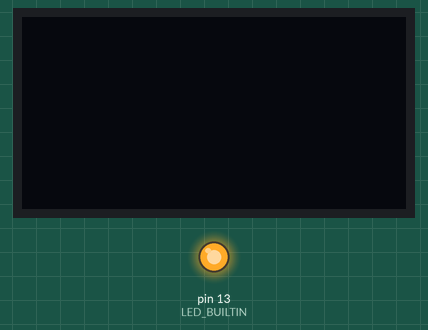
The sketch below on a simulated Arduino Uno, built with avr-gcc and run on an emulated ATmega328P. On the bench: 128×16 one-colour display, output pins drawn as LEDs (lit = HIGH). Wiring (inferred from the names in the program): SSD1306 OLED at I2C address 0x3C.

Above: at 10.7 s.
At 17.0 s:
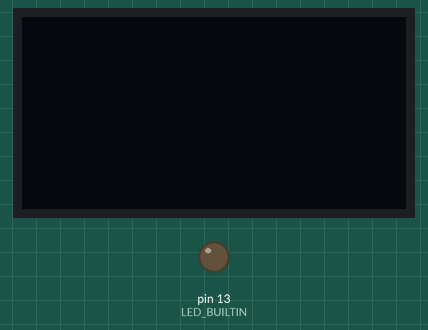
Timing chart, 0 to 22.4 s (numbered marks = the images above):
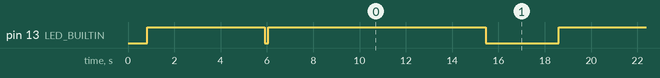

The sketch:

app.ino
```cpp
#include <Wire.h>

#include "SO1602AWWB.h"
#include "MessageUtil.h"
#include "Serifu.h"

SO1602AWWB oled;
MessageUtil message_util(&oled);

void setup() {
	pinMode(LED_BUILTIN, OUTPUT);

	// i2c初期化
	Wire.begin();

	// OLED初期化 SA0=LOW
	oled.begin(false);

	// ディスプレイ: ON カーソル: ON 点滅: ON
	oled.display(true,true,true);
	oled.contrast(0xFF); // 明るさは最大

	digitalWrite(LED_BUILTIN, HIGH);
	oled.print("HELLO WORLD!"); // 文字を表示
	oled.setCursor(0,1); // 2行目0列
	oled.print(" It's SO1602AWWB"); // 文字を表示

	delay(5000);
	digitalWrite(LED_BUILTIN, LOW);

	// ディスプレイ: ON カーソル: ON 点滅: ON
	oled.display(true,false,false);
	oled.clear(); // 画面削除
	oled.home(); // ホームに移動

}

void loop() {

	digitalWrite(LED_BUILTIN, HIGH);
	// カタカナのメッセージを表示
	Serifu::greeting(&message_util);
	digitalWrite(LED_BUILTIN, LOW);

	oled.clear();
	oled.home();
	oled.print("Uptime:");

	oled.setCursor(8,1); // カーソルを2行目8桁目に移動
	uint16_t sec=millis()/1000;
	oled.print(String(sec)); // 数字を表示
	delay(3000);
}
```

MessageUtil.cpp
```cpp
#include "MessageUtil.h"

MessageUtil::MessageUtil(SO1602AWWB* ol) {
	oled = ol;
}

void MessageUtil::say1(String s, uint8_t wait) {
	oled->clear();
	oled->home();
	oled->print(s);
	for(uint8_t i=0;i<wait;i++) {
		delay(1000);
	}
}
void MessageUtil::say2(String s, uint8_t wait) {
	oled->setCursor(0,1);
	oled->print(s);
	for(uint8_t i=0;i<wait;i++) {
		delay(1000);
	}
}
void MessageUtil::clear(uint8_t wait) {
	oled->clear();
	for(uint8_t i=0;i<wait;i++) {
		delay(1000);
	}
}
```

MessageUtil.h
```cpp
#ifndef _MESSAGE_UTIL_H_
#define _MESSAGE_UTIL_H_

#include <Arduino.h>
#include "SO1602AWWB.h"

class MessageUtil {
	public:
		MessageUtil(SO1602AWWB*);
		void say1(String s, uint8_t wait);
		void say2(String s, uint8_t wait);
		void clear(uint8_t wait);
	private:
		SO1602AWWB* oled;
};

#endif
```

SO1602AWWB.cpp
```cpp
#include "SO1602AWWB.h"
#include <Wire.h>

// アドレス設定: SA0=LOW
#define SO_ADDR_SA0L  0x3C
// アドレス設定: SA0=HIGH
#define SO_ADDR_SA0H  0x3D

SO1602AWWB::SO1602AWWB() {
	sa0=0;
}

void SO1602AWWB::begin(bool _sa0) {
	sa0 = _sa0;
	delay(100);
	clear();
	home();
	display(true,false,false);
	clear();
	contrast(0xFF);
}

void SO1602AWWB::send_cmd(uint8_t cmd) {
	Wire.beginTransmission(sa0 ? SO_ADDR_SA0H : SO_ADDR_SA0L);
	Wire.write(0x00);
	Wire.write(cmd);
	Wire.endTransmission();
	delay(40);
}

void SO1602AWWB::send_data(uint8_t data) {
	Wire.beginTransmission(sa0 ? SO_ADDR_SA0H : SO_ADDR_SA0L);
	Wire.write(0x40);
	Wire.write(data);
	Wire.endTransmission();
	delay(1);
}

void SO1602AWWB::contrast(uint8_t cont) {
	send_cmd(0x2a); // Function RE=0: RE=1
	send_cmd(0x79); // OLED Characterization: SD=1
	send_cmd(0x81); // Set Contrast Control
	send_cmd(cont); // Contrast
	send_cmd(0x78); // OLED Characterization: SD=0
	send_cmd(0x28); // Function: 2C=高文字 28=ノーマル
}

void SO1602AWWB::write(char c) {
	send_data(c);
}

void SO1602AWWB::print(String s) {
	char buf[32];
	uint8_t len=s.length();
	s.toCharArray(buf,32);
	for(uint8_t i=0;i<len;i++) {
		write(buf[i]);
	}
}

void SO1602AWWB::home() {
	send_cmd(0x02);
	delay(2);
}
void SO1602AWWB::clear() {
	send_cmd(0x01);
	delay(20);
}

void SO1602AWWB::setCursor(uint8_t col, uint8_t row) {
 	send_cmd(0x80 | ((row * 0x20) + col));
	delay(2);
 }

void SO1602AWWB::display(bool display, bool cursor, bool blink) {
	send_cmd(
		(1<<3)
		| ((display ? 1 : 0 ) << 2)
		| ((cursor ? 1: 0) << 1)
		| ((blink ? 1: 0) << 0)
	);
	delay(2);
}
```

SO1602AWWB.h
```cpp
#ifndef _SO1602AWWB_H_
#define _SO1602AWWB_H_

#include <Arduino.h>

class SO1602AWWB {
	public:
		SO1602AWWB();
		void begin(bool);
		void contrast(uint8_t);
		void write(char);
		void print(String);
		void home();
		void clear();
		void setCursor(uint8_t col, uint8_t row);
		void display(bool display, bool cursor, bool blink);
	private:
		bool sa0;
		void send_cmd(uint8_t);
		void send_data(uint8_t);
;
};

#endif
```

Serifu.cpp
```cpp
// Shift_JIS Å Û ¶ · é ± Æ
#include "Serifu.h"

void Serifu::greeting(MessageUtil* mu) {
	mu->say1("ºÝÆÁÊ!",3);
	mu->clear(1);
	mu->say1("ºÞ·¹ÞÝ",1);
	mu->say2(" ²¶¶Þ?",3);
	mu->clear(1);
}
```

Serifu.h
```cpp
#ifndef _SERIFU_H_
#define _SERIFU_H_

#include <Arduino.h>
#include "MessageUtil.h"

namespace Serifu {
	void greeting(MessageUtil*);
}

#endif
```

Measured:
- by itself, pin 13 (LED_BUILTIN): repeats every 12.6 s: HIGH 9.4 s, LOW 3.2 s
